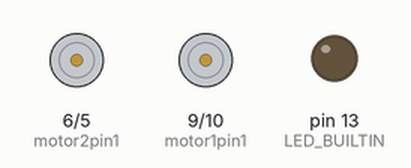
The sketch below on a simulated Arduino Uno, built with avr-gcc and run on an emulated ATmega328P. Parts: motor-driver pin pairs drawn as motors (green arrow = first pin HIGH = forward, orange = second pin HIGH = backward, longer = more drive), output pins drawn as LEDs (lit = HIGH).

Above: at 1.5 s.
At 3.5 s:
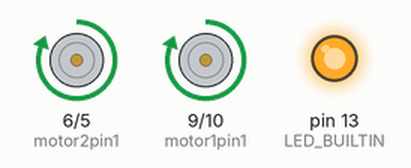
At 5.5 s:
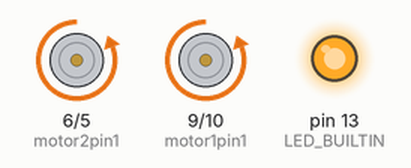
Timing chart, 0 to 7.8 s (numbered marks = the images above):
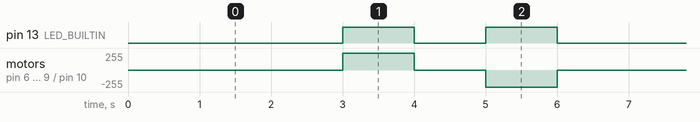

Measured:
- by itself, pin 13 (LED_BUILTIN): repeats every 6.0 s: LOW 1.0 s, HIGH 1.0 s, LOW 3.0 s, HIGH 1.0 s
- by itself, motor on pin 6 (motor2pin1) / pin 5 (motor2pin2), motor on pin 9 (motor1pin1) / pin 10 (motor1pin2): repeats every 6.0 s: stopped 1.0 s, backward 255/255 1.0 s, stopped 3.0 s, forward 255/255 1.0 s

The sketch:

basic_motor_test.ino
```cpp
int motor1pin1 = 9;
int motor1pin2 = 10;
// Encoder m1encoder(2, 3);

int motor2pin1 = 6;
int motor2pin2 = 5;
// Encoder m2encoder(11, 15);

void setup() {
  pinMode(LED_BUILTIN, OUTPUT);
  pinMode(motor1pin1, OUTPUT);
  pinMode(motor1pin2, OUTPUT);
  pinMode(motor2pin1, OUTPUT);
  pinMode(motor2pin2, OUTPUT);
}

void m1Forward() {
  digitalWrite(motor1pin1, HIGH);
  digitalWrite(motor1pin2, LOW);
}

void m1Backward() {
  digitalWrite(motor1pin1, LOW);
  digitalWrite(motor1pin2, HIGH);
}

void m2Forward() {
  digitalWrite(motor2pin1, HIGH);
  digitalWrite(motor2pin2, LOW);
}

void m2Backward() {
  digitalWrite(motor2pin1, LOW);
  digitalWrite(motor2pin2, HIGH);
}
void allStop() {
  digitalWrite(motor1pin1, LOW);
  digitalWrite(motor1pin2, LOW);
  digitalWrite(motor2pin1, LOW);
  digitalWrite(motor2pin2, LOW);
}

void loop() {
  // Serial.println(m1encoder.read());
  // Serial.println(m2encoder.read());
  delay(3000);
  digitalWrite(LED_BUILTIN, HIGH);
  m1Forward();
  m2Forward();
  delay(1000);
  allStop();
  digitalWrite(LED_BUILTIN, LOW);
  delay(1000);
  digitalWrite(LED_BUILTIN, HIGH);
  m1Backward();
  m2Backward();
  delay(1000);
  digitalWrite(LED_BUILTIN, LOW);
  allStop();
}
```
